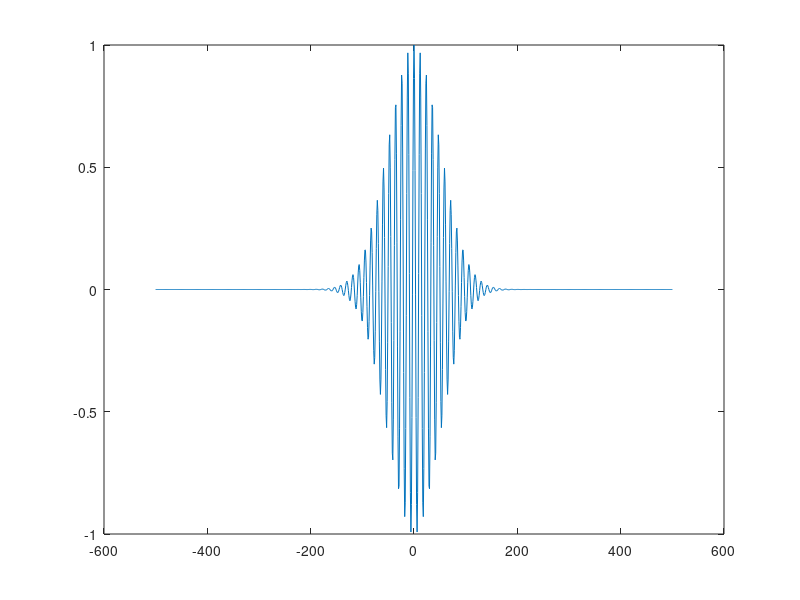

The MATLAB script that drew this image: (Note: this script raises an error after producing the figure.)
%% Finite-Difference Time Domain algorithm (1D)
% 
% For testing of more sophisticated algorithms and conceptual understanding.
%   Principally from "Electromagnetic Simulation using the FDTD method" by Dennis M. Sullivan
%% 

% Use change of variables: ^E = sqrt(eps0/mu0) E

% Beam parameters
% ---------------
c0 = 3e8; % Speed of light
bw = 5000 % Beamwidth
t0 = 40.0; 
taup = 12;

% Integration parameters
% ---------------
nx = 1000 % Number of x-grid points
dx = 1 % Size of x-step
dt = dx / (2 * c0) % Size of t-step

E0 = @(x) exp(-x.^2 / bw) .* cos(100*x); % Initial pulse

x = [-nx/2:nx/2] .* dx;

Ei = E0(x);
Hi = zeros(1,length(Ei));

plot(x, Ei);

[Ex, Hy] = fdtd_1d(Ei, Hi, 10000, 100);


for n = 1:rows(Ex)
  plot(x, Ex(n,:));
  xlabel("x")
  ylabel("E(x)")
  ylim([-1.0 1.0])
  file_text=sprintf("figs/output%d.png",n)
  saveas (gca, file_text);
endfor
